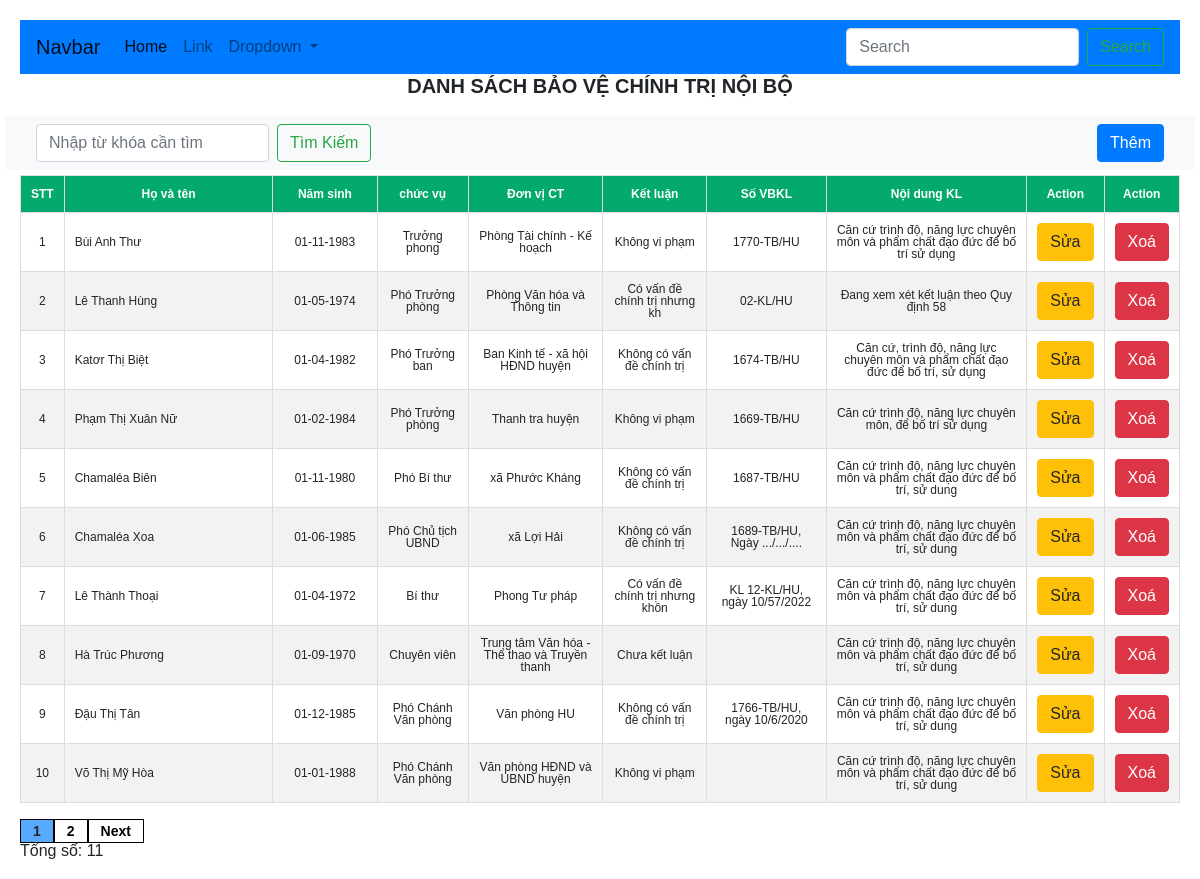
The page /bvnb/index.php on the database its author committed.
### tables this page shows
CREATE TABLE `canbo` (
  `id` int(3) UNSIGNED NOT NULL,
  `hoten` varchar(30) NOT NULL,
  `ngaysinh` date DEFAULT NULL,
  `gioitinh` int(1) DEFAULT NULL COMMENT '#0: Nam; #1: Nữ',
  `dantoc` varchar(10) DEFAULT NULL,
  `quequan` varchar(45) DEFAULT NULL,
  `ngayvaodang` date DEFAULT NULL,
  `hoc_ham` varchar(50) DEFAULT '',
  `chuyenmon` varchar(50) DEFAULT '',
  `llct` varchar(50) DEFAULT '',
  `id_cv` int(2) UNSIGNED NOT NULL,
  `id_pb` int(2) UNSIGNED NOT NULL,
  `ghichu` longtext DEFAULT NULL
);

CREATE TABLE `chucvu` (
  `id` int(2) UNSIGNED NOT NULL,
  `chuc_vu` varchar(50) NOT NULL
);

CREATE TABLE `phongban` (
  `id` int(2) UNSIGNED NOT NULL,
  `phong_ban` varchar(45) NOT NULL
);

CREATE TABLE `bvnb` (
  `id` int(3) UNSIGNED NOT NULL,
  `loai_kl` varchar(30) DEFAULT NULL COMMENT 'Không vi pham; vi pham',
  `so_vbkl` varchar(30) DEFAULT NULL,
  `noidung_kl` varchar(500) DEFAULT NULL,
  `id_cb` int(3) UNSIGNED NOT NULL,
  `ghichu` longtext DEFAULT NULL
);

### database/dbconfig.php (called while the page is built, shortened)
<?php
function ExcuteResult($sql, $sqlSingle = false)
{
    $conn = mysqli_connect(host, username, password, database) or die('ket noi khong thanh cong');
    mysqli_set_charset($conn, 'utf-8');
    $qr = mysqli_query($conn, $sql);
    $data = null;
    if ($sqlSingle) {
        $data = mysqli_fetch_array($qr, 1);
    } else {
        $data = [];
        while ($result = mysqli_fetch_array($qr, 1)) {
            $data[] = $result;
        }
    }
    return $data;
}

### bvnb/index.php (the view, shortened to what this page needs)
<?php
include_once __DIR__ . '/../database/dbconfig.php';
?>
<!DOCTYPE html>
<html lang="en">
<head>
    <?php
    include_once __DIR__ . '/../frontend/layouts/styles.php'
    ?>
</head>
<body>
    <?php include_once __DIR__ . '/../frontend/layouts/partials/header.php' ?>
    <div class="table-content">
        <h3 class="table-title">
            DANH SÁCH BẢO VỆ CHÍNH TRỊ NỘI BỘ
        </h3>
        <div>
            <div class="row navbar navbar-light bg-light" style="margin-bottom:5px">
                <div class="col-md-6">
                    <form class="form-inline" action="xuly_search.php" method="get">
                        <input type="text" class="form-control mr-sm-2" name="search" placeholder="Nhập từ khóa cần tìm" value="">
                        <button type="submit" class="btn btn-outline-success my-2 my-sm-0" name="btn_search" value="Tìm">Tìm Kiếm</button>
                    </form>
                </div>
                <div class="col-md-6 text-right">
                    <a href="them.php"><button type="button" class="btn btn-primary text-right">Thêm</button></a>
                </div>
            </div>
        </div>
        <div>
            <table class="table-customers">
                <thead>
                    <tr>
                        <th>STT</th>
                        <th style="width:18%">Họ và tên</th>
                        <th style="width:9%">Năm sinh</th>
                        <th>chức vụ</th>
                        <th>Đơn vị CT</th>
                        <th>Kết luận</th>
                        <th>Số VBKL</th>
                        <th>Nội dung KL</th>
                        <th>Action</th>
                        <th>Action</th>
                    </tr>
                </thead>
                <tbody>
                    <div>
                        <?php
                        $sql = "SELECT count(id) as total FROM BVNB";
                        $result = ExcuteResult($sql, true);
                        $total_records = $result['total'];
                        $current_page = isset($_GET['page']) ? $_GET['page'] : 1;
                        $limit = 10;
                        $total_page = ceil($total_records / $limit);
                        $start = ($current_page - 1) * $limit;
                        $sql = "SELECT canbo.id as id_canbo, canbo.hoten, canbo.ngaysinh, chucvu.chuc_vu, phongban.phong_ban, bvnb.id, bvnb.loai_kl, bvnb.so_vbkl, bvnb.noidung_kl
                                FROM canbo INNER JOIN bvnb ON canbo.id = bvnb.id_cb
                                           INNER JOIN chucvu ON canbo.id_cv = chucvu.id
                                           INNER JOIN phongban ON canbo.id_pb = phongban.id
                                Limit $start, $limit ";
                        $result = ExcuteResult($sql);
                        $index = 1;
                        foreach ($result as $list) {
                        ?>
                            <tr>
                                <td><?php echo $index++ ?></td>
                                <td style="text-align: left;"><?php echo $list['hoten'] ?></td>
                                <td><?php echo date("d-m-Y", strtotime($list['ngaysinh']))
                                    ?></td>
                                <td><?php echo $list['chuc_vu'] ?></td>
                                <td><?php echo $list['phong_ban'] ?></td>
                                <td><?php echo $list['loai_kl'] ?></td>
                                <td><?php echo $list['so_vbkl'] ?></td>
                                <td><?php echo $list['noidung_kl'] ?></td>
                                <td><a href="../bvnb/sua.php?id=<?php echo $list['id_canbo'] ?>"><button type="button" class="btn btn-warning">Sửa</button></a></td>
                                <td>
                                    <button type="button" class="btn btn-danger" onclick=deleteItem(<?php echo $list['id'] ?>)>Xoá</button>
                                </td>
                            </tr>
                        <?php } ?>
                    </div>
                </tbody>
            </table>
        </div>
        <div class="pagination">
            <?php
            for ($i = 1; $i <= $total_page; $i++) {
                if ($i == $current_page) {
                    echo '<a style="background-color: #56aaff;">' . $i . '</a> ';
                } else {
                    echo '<a href="index.php?page=' . $i . '">' . $i . '</a>  ';
                }
            }
            if ($current_page < $total_page && $total_page > 1) {
                echo '<a href="index.php?page=' . ($current_page + 1) . '">Next</a>  ';
            }
            ?>
        </div>
        <div>
            <?php
            echo 'Tổng số: ' . $total_records;
            ?>
        </div>
    </div>
</body>
</html>

### frontend/layouts/styles.php
<link href="/qlns/assets/vendor/bootstrap/css/bootstrap.min.css" type="text/css" rel="stylesheet" />
<link href="/qlns/assets/vendor/font-awesome/css/font-awesome.min.css" type="text/css" rel="stylesheet" />
<link href="/qlns/assets/vendor/bootstrap/css/styles.css" type="text/css" rel="stylesheet" />

### frontend/layouts/partials/header.php (shortened to what this page needs)
<nav class="navbar navbar-expand-lg navbar-light bg-primary">
    <a class="navbar-brand" href="#">Navbar</a>
    <div class="collapse navbar-collapse" id="navbarSupportedContent">
        <ul class="navbar-nav mr-auto">
            <li class="nav-item active">
                <a class="nav-link" href="#">Home <span class="sr-only">(current)</span></a>
            </li>
            <li class="nav-item">
                <a class="nav-link" href="#">Link</a>
            </li>
            <li class="nav-item dropdown">
                <a class="nav-link dropdown-toggle" href="#" id="navbarDropdown" role="button" data-toggle="dropdown" aria-haspopup="true" aria-expanded="false">
                    Dropdown
                </a>
            </li>
        </ul>
        <form class="form-inline my-2 my-lg-0">
            <input class="form-control mr-sm-2" type="search" placeholder="Search" aria-label="Search">
            <button class="btn btn-outline-success my-2 my-sm-0" type="submit">Search</button>
        </form>
    </div>
</nav>

### rows shown on the page
canbo: hoten "Bùi Anh Thư", ngaysinh "01-11-1983", id_cv.chuc_vu "Trưởng phong", id_pb.phong_ban "Phòng Tài chính - Kế hoạch", bvnb.loai_kl "Không vi phạm", bvnb.so_vbkl "1770-TB/HU", bvnb.noidung_kl "Căn cứ trình độ, năng lực chuyên môn và phẩm chất đạo đức để bố trí sử dụng"
canbo: hoten "Lê Thanh Hùng", ngaysinh "01-05-1974", id_cv.chuc_vu "Phó Trưởng phòng", id_pb.phong_ban "Phòng Văn hóa và Thông tin", bvnb.loai_kl "Có vấn đề chính trị nhưng kh", bvnb.so_vbkl "02-KL/HU", bvnb.noidung_kl "Đang xem xét kết luận theo Quy định 58"
canbo: hoten "Katơr Thị Biệt", ngaysinh "01-04-1982", id_cv.chuc_vu "Phó Trưởng ban", id_pb.phong_ban "Ban Kinh tế - xã hội HĐND huyện", bvnb.loai_kl "Không có vấn đề chính trị", bvnb.so_vbkl "1674-TB/HU", bvnb.noidung_kl "Căn cứ, trình độ, năng lực chuyên môn và phẩm chất đạo đức để bố trí, sử dụng"
canbo: hoten "Phạm Thị Xuân Nữ", ngaysinh "01-02-1984", id_cv.chuc_vu "Phó Trưởng phòng", id_pb.phong_ban "Thanh tra huyện", bvnb.loai_kl "Không vi phạm", bvnb.so_vbkl "1669-TB/HU", bvnb.noidung_kl "Căn cứ trình độ, năng lực chuyên môn, để bố trí sử dụng"
canbo: hoten "Chamaléa Biên", ngaysinh "01-11-1980", id_cv.chuc_vu "Phó Bí thư", id_pb.phong_ban "xã Phước Kháng", bvnb.loai_kl "Không có vấn đề chính trị", bvnb.so_vbkl "1687-TB/HU", bvnb.noidung_kl "Căn cứ trình độ, năng lực chuyên môn và phẩm chất đạo đức để bố trí, sử dung"
canbo: hoten "Chamaléa Xoa", ngaysinh "01-06-1985", id_cv.chuc_vu "Phó Chủ tịch UBND", id_pb.phong_ban "xã Lợi Hải", bvnb.loai_kl "Không có vấn đề chính trị", bvnb.so_vbkl "1689-TB/HU, Ngày .../.../....", bvnb.noidung_kl "Căn cứ trình độ, năng lực chuyên môn và phẩm chất đạo đức để bố trí, sử dung"
canbo: hoten "Lê Thành Thoại", ngaysinh "01-04-1972", id_cv.chuc_vu "Bí thư", id_pb.phong_ban "Phong Tư pháp", bvnb.loai_kl "Có vấn đề chính trị nhưng khôn", bvnb.so_vbkl "KL 12-KL/HU, ngày 10/57/2022", bvnb.noidung_kl "Căn cứ trình độ, năng lực chuyên môn và phẩm chất đạo đức để bố trí, sử dung"
canbo: hoten "Hà Trúc Phương", ngaysinh "01-09-1970", id_cv.chuc_vu "Chuyên viên", id_pb.phong_ban "Trung tâm Văn hóa - Thể thao và Truyền thanh", bvnb.loai_kl "Chưa kết luận", bvnb.noidung_kl "Căn cứ trình độ, năng lực chuyên môn và phẩm chất đạo đức để bố trí, sử dung"
canbo: hoten "Đậu Thị Tân", ngaysinh "01-12-1985", id_cv.chuc_vu "Phó Chánh Văn phòng", id_pb.phong_ban "Văn phòng HU", bvnb.loai_kl "Không có vấn đề chính trị", bvnb.so_vbkl "1766-TB/HU, ngày 10/6/2020", bvnb.noidung_kl "Căn cứ trình độ, năng lực chuyên môn và phẩm chất đạo đức để bố trí, sử dung"
canbo: hoten "Võ Thị Mỹ Hòa", ngaysinh "01-01-1988", id_cv.chuc_vu "Phó Chánh Văn phòng", id_pb.phong_ban "Văn phòng HĐND và UBND huyện", bvnb.loai_kl "Không vi phạm", bvnb.noidung_kl "Căn cứ trình độ, năng lực chuyên môn và phẩm chất đạo đức để bố trí, sử dung"

### other values the page prints
$total_records "11"
